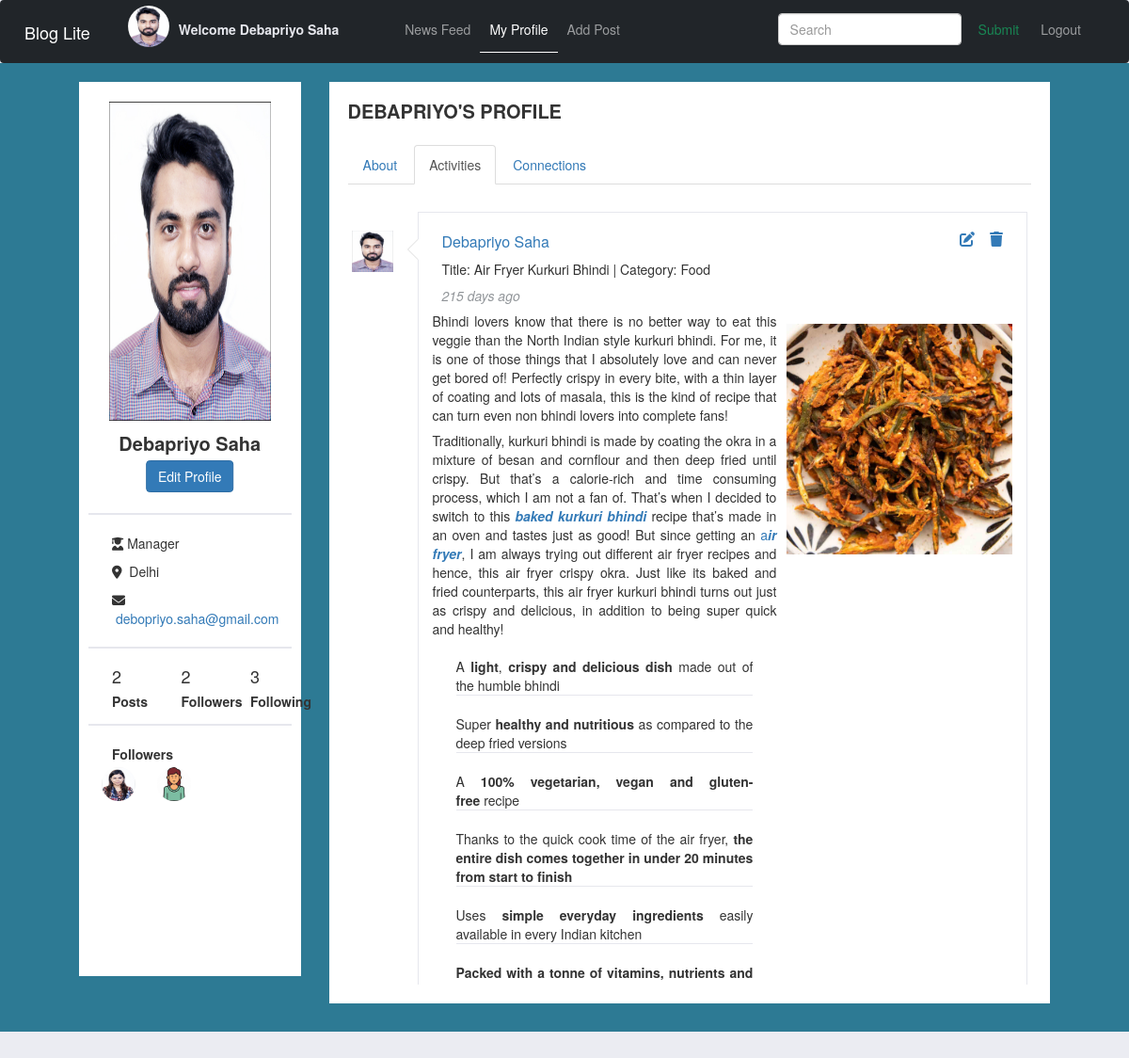
Page /profile/debapriyo (signed in) on the committed database.
### application/models.py (models this page shows, shortened)
class User(db.Model,UserMixin):
    __tablename__ = 'user'
    user_id = db.Column(db.Integer, autoincrement=True, primary_key=True)
    fname = db.Column(db.String, unique=False, nullable=False)
    lname = db.Column(db.String, unique=False, nullable=False)
    profession = db.Column(db.String, unique=False, nullable=False)
    location = db.Column(db.String, nullable=False)
    image = db.Column(db.Text, nullable=False)
    username = db.Column(db.String, unique=True,nullable=False)
    password = db.Column(db.String,nullable=False)
    email = db.Column(db.String, unique=False,nullable=False)
    dob = db.Column(db.String, nullable=False)
    mobile = db.Column(db.String, nullable=True)
    timestamp = db.Column(db.DateTime, default=datetime.now())
    user_blog = db.relationship('Blog',backref='user',cascade='all, delete-orphan', passive_deletes=True)
    likes = db.relationship('Like', backref='user',cascade='all, delete-orphan', passive_deletes=True)
    comments = db.relationship('Comment', backref='user',cascade='all, delete-orphan', passive_deletes=True)
    followed = db.relationship('Follow',foreign_keys=[Follow.follower_id],backref=db.backref('follower', lazy='joined'),lazy='dynamic',
                                        cascade='all, delete-orphan')
    followers = db.relationship('Follow',foreign_keys=[Follow.followed_id],backref=db.backref('followed', lazy='joined'),lazy='dynamic',
                            cascade='all, delete-orphan')
    def is_following(self, user):
        return self.followed.filter_by(followed_id=user.user_id).first() is not None

class Follow(db.Model):
    __tablename__ = 'follow'
    follower_id = db.Column(db.Integer, db.ForeignKey('user.user_id'),primary_key=True)
    followed_id = db.Column(db.Integer, db.ForeignKey('user.user_id'),primary_key=True)
    timestamp = db.Column(db.DateTime, default=datetime.now())

class Blog(db.Model,UserMixin):
    __tablename__ = 'blog'
    id = db.Column(db.Integer, primary_key=True, autoincrement=True)
    user_id = db.Column(db.Integer,db.ForeignKey("user.user_id", ondelete="CASCADE"))
    title = db.Column(db.String, nullable=False)
    category = db.Column(db.String, nullable=False)
    content = db.Column(db.Text, nullable=False)
    blog_file = db.Column(db.Text, nullable=False)
    date_created = db.Column(db.DateTime, default=datetime.now())
    likes = db.relationship('Like', backref='blog', passive_deletes=True)
    comments = db.relationship('Comment', backref='blog', passive_deletes=True)

### application/controllers.py (the view)
@app.route("/profile/<string:username>", methods=['GET'])
def profile(username):
    if request.method=="GET":
        all_user = User.query.all()
        user = User.query.filter_by(username=username).first()
        blog = Blog.query.filter_by(user_id=user.user_id).order_by(Blog.date_created.desc()).all()
        form = CommentForm()
        comment = Comment.query.all()
        total_followers = user.followers.filter_by(followed_id=user.user_id).all()
        total_following = user.followed.filter_by(follower_id=user.user_id).all()
        return render_template('user_profile.html',blog=blog, form=form, comment=comment, user=user, all_user=all_user,
            total_followers=total_followers, total_following=total_following, date=datetime.now())

### templates/user_profile.html (shortened to what this page needs)
{% include 'navbar.html' %}
{% include 'base.html' %}
<html lang="en">
<head>
</head>
<body>
    <div id="snipperContent">
        <div class="container-fluid" style="padding: 0% 7%;">
        <div class="row">
            <div class="col-xs-12 col-md-2 col-lg-3">
                <div class="userProfileInfo">
                    <div class="box">
                        <div class="image text-center">
                            <img src="{{user.image}}" alt="../static/default_dp.png" class="img-responsive">
                        </div>
                        <div class="name"><div style="font-weight:bold;font-size: 20px;text-align: center;">{{user.fname}} {{user.lname}}</div>
                            {% if user.username == current_user.username %}
                            <br>
                                <a href="{{ url_for('edit_profile',username=current_user.username) }}" class="button btn btn-primary">Edit Profile</a>
                            {% elif current_user.is_following(user) %}
                                <br>
                                <a href="#" data-toggle="modal" data-target="#Unfollow_Modal" class="button btn btn-primary">Unfollow</a>
                            {% else %}
                                <br>
                                <a href="{{ url_for('follow',username=user.username)}}" class="button btn btn-primary">Follow</a>
                            {% endif %}
                        </div>
                        <div class="info">
                            <span><i class="fa-solid fa-user-graduate"></i>&nbsp;{{user.profession}}</span>
                            <span><i class="fa-sharp fa-solid fa-location-dot"></i>&nbsp; {{user.location}}</span>
                            <span><i class="fa-solid fa-envelope"></i><a href="mailto:{{user.email}}" title="e-mail">&nbsp;{{user.email}}</a></span>
                        </div>
                        <div class="stats" style="padding:10px 0px 5px; border-bottom: 2px solid #e6e7ed;">
                            <div class="row" style="padding-left: 25px;" >
                                <div class="col-md-4 mb20">
                                    <h4>{{blog|length}}</h4>
                                    <h5 class="text-small"><strong>Posts</strong></h5>
                                </div>
                                <div class="col-md-4 mb20">
                                    <h4>{{total_followers|length}}</h4>
                                    <h5 class="text-small"><strong>Followers</strong></h5>
                                </div>
                                <div class="col-md-4 mb20">
                                    <h4>{{total_following|length}}</h4>
                                    <h5 class="text-small"><strong>Following</strong></h5>
                                </div>
                            </div>
                        </div>
                        <div class="all_connections">
                            <div class="profile-picture" style="border-top:10px">
                                <strong style="padding-left: 25px">Followers</strong>
                                <div class="profile-picture-block">
                                {% for i in total_followers %}
                                    <div class="profile-page-block" style="float:left;margin-left: 10px;margin-bottom:10px;margin-right:5px">
                                        <div class="profile-picture bg-gradient">
                                            <a href="/profile/{{i.follower.username}}"><img title="{{i.follower.fname}} {{i.follower.lname}}" src={{i.follower.image}} width="44" height="44"></a>
                                        </div>
                                    </div>
                                    {% endfor %}
                                </div>
                            </div>
                        </div>
                    </div>
                </div>
            </div>
            <div class="col-xs-12 col-md-8 col-lg-9">
                <div class="box">
                    <h2 class="boxTitle">{{user.fname}}'s Profile</h2>
                    <ul class="nav nav-tabs userProfileTabs" role="tablist">
                        <li role="presentation" class=""><a href="#tab-item-1" aria-controls="tab-item-1" role="tab" data-toggle="tab" aria-expanded="false">About</a></li>
                        <li role="presentation" class="active"><a href="#tab-item-2" aria-controls="tab-item-2" role="tab" data-toggle="tab" aria-expanded="true">Activities</a></li>
                        <li role="presentation" class=""><a href="#tab-item-3" aria-controls="tab-item-3" role="tab" data-toggle="tab" aria-expanded="false">Connections</a></li>
                    </ul>
                    <div class="tab-content">
                        <div role="tabpanel" class="tab-pane fade active in" id="tab-item-2">
                            <div class="userActivities">
                                {% for blogs in blog %}
                                            {% set count=namespace(value=1) %}
                                <div class="i">
                                    <a href="#" title="#" class="image">
                                        <img src="{{blogs.user.image}}" alt="#" width="44" height="44">
                                    </a>
                                    <div class="activityContent">
                                        <ul class="simpleListings status">
                                            <li>
                                                <div class="title">
                                                    <a href="#" title="#">
                                                        {% if blogs %}
                                                            <span>{{blogs.user.fname}} {{blogs.user.lname}}
                                                                {% if user.username==current_user.username %}
                                                                <a href="/delete_post/{{blogs.id}}"><i class="fa-sharp fa-solid fa-trash float-sm-right" ></i></a>
                                                                <a href="/edit_post/{{blogs.id}}"><i class="fa-solid fa-pen-to-square float-sm-right">&emsp;</i></a>
                                                                {% endif %}
                                                            </span>
                                                             <br> <h5>Title: {{blogs.title}} | Category: {{blogs.category}}</h5>
                                                        {% else %}
                                                            <span>Add Blog</span>
                                                        {% endif %}
                                                    </a>
                                                </div>
                                                <div class="info">
                                                    {% if (date - blogs.date_created).days == 1 %}
                                                        {{ (date - blogs.date_created).days}} day ago
                                                    {% elif (date - blogs.date_created).days > 1 %}
                                                        {{ (date - blogs.date_created).days}} days ago
                                                    {% elif (date - blogs.date_created).total_seconds() / 3600 == 1 %}
                                                    {{ ((date - blogs.date_created).days * 24 + (date - blogs.date_created).seconds) // 3600 }} hour ago
                                                    {% elif (date - blogs.date_created).total_seconds() / 3600 >= 1 %}
                                                    {{ ((date - blogs.date_created).days * 24 + (date - blogs.date_created).seconds) // 3600 }} hours ago
                                                    {% elif (date - blogs.date_created).total_seconds() / 3600 < 1
                                                            and (date - blogs.date_created).seconds % 3600 // 60 >= 1  %}
                                                            {{ (date - blogs.date_created).seconds % 3600 // 60 }} minutes ago
                                                    {% elif (date - blogs.date_created).seconds % 3600 // 60 < 1 and
                                                        (date - blogs.date_created).seconds % 60 >0 %}
                                                        {{ (date - blogs.date_created).seconds % 60}} seconds ago
                                                    {% endif %}
                                                    </div>
                                                    {% if blogs %}
                                                    <div class="row gx-3 mb-4">
                                                        <div class = "column1">
                                                             <p> {{blogs.content | safe}}</p>
                                                        </div>
                                                        <div class = "column2">
                                                            <img src={{blogs.blog_file}}>
                                                        </div>
                                                    </div>
                                                    {% endif %}
                                            </li>
                                        </ul>
                                    </div>
                                </div>
                                {% endfor %}
                            </div>
                        </div>
                                    {% for i in total_following %}
                                        </div>
                                    {% endfor %}
                            </div>
                        </div>
                    </div>
</body>
</html>

### templates/navbar.html (shortened to what this page needs)
<!DOCTYPE html>
{% include 'base.html' %}
<html lang="en">
<head>
  <link rel="stylesheet" href="https://cdn.jsdelivr.net/npm/bootstrap@4.0.0/dist/css/bootstrap.min.css">
</head>
<body>
  <nav class="navbar navbar-expand-lg navbar-dark bg-dark">
    <div class="container-fluid">
      <a class="navbar-brand" href="#">Blog Lite</a>
      <div class="collapse navbar-collapse" id="navbarSupportedContent">
        <ul class="navbar-nav mr-auto">
          <li class="nav-item">
            <img src="{{current_user.image}}"  alt="#" width="44" height="44" style="border-radius:50%">
           </li>
           <li class="nav-item">
            <label class="nav-text">Welcome {{current_user.fname}} {{current_user.lname}}</label>
          </li>
          <li class="nav-item">
            <a class="nav-link" aria-current="page" href="{{url_for('dashboard',username=current_user.username)}}">News Feed</a>
          </li>
          <li class="nav-item">
            <a class="nav-link" href="/profile/{{current_user.username}}">My Profile</a>
          </li>
          <li class="nav-item">
            <a class="nav-link" href="/add_post/{{current_user.username}}">Add Post</a>
          </li>
        </ul>
        <ul class="navbar-nav mr-auto float-sm-right">
          <li class="nav-item">
            <a class="nav-link" href="{{ url_for('logout') }}">Logout</a>
          </li>
          </ul>
        <form action="{{url_for('search',username=current_user.username)}}" class="form-inline float-sm-right my-2 my-lg-0" method="POST" style="padding-top: 8px;">
          {{ search_form.searched(class="form-control mr-sm-2", placeholder="Search") }}
          {{ search_form.submit(class="btn btn-outline-success my-2 my-sm-0") }}
        </form>
      </div>
    </div>
    </nav>
</body>
</html>

### rows in the picture
User: image (picture), fname "Debapriyo", lname "Saha", profession "Manager", location "Delhi", email "debopriyo.saha@gmail.com", fname "DEBAPRIYO"
Follow: follower.image (picture)
Follow: follower.image (picture)
Blog: user.image (picture), user.fname "Debapriyo", user.lname "Saha", title "Air Fryer Kurkuri Bhindi", category "Food", (date-blogs.date_created).days "215", content "Bhindi lovers know that there is no better way to eat this veggie than the North Indian style kurkuri bhindi. For me, it is one of those things that I absolutely love and can never get bored of! Perfectly crispy in every bite, with a thin layer of coating and lots of masala, this is the kind of recipe that can turn even non bhindi lovers into complete fans! Traditionally, kurkuri bhindi is made by coating the okra in a mixture of besan and cornflour and then deep fried until crispy. But that’s a calorie-rich and time consuming process, which I am not a fan of. That’s when I decided to switch to this baked kurkuri bhindi recipe that’s made in an oven and tastes just as good! But since…", blog_file (picture)

### other values in the picture
{{ blog|length }} "2"
{{ total_followers|length }} "2"
{{ total_following|length }} "3"
